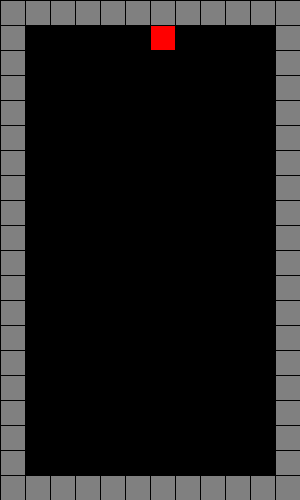
Frame 1 (no input)
Frame 60 (the mouse pressed at the canvas centre just before this capture): identical to frame 1, image omitted
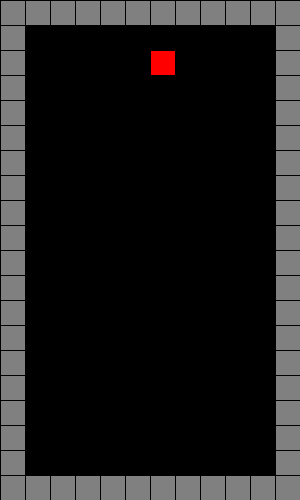
Frame 120 (the mouse held since frame 60 and released just before this capture)

The Processing sketch that drew these frames (run headless with seeded random() and noise(); from frame 60 on, the mouse is pressed at the canvas centre):

// Processing sketch: tetris04
// ── tetris04.pde
//Tetris 俄羅斯方塊
int[][]grid={ //grid[y][x]
  {1,1,1,1,1,1,1,1,1,1,1,1},
  {1,0,0,0,0,0,0,0,0,0,0,1},
  {1,0,0,0,0,0,0,0,0,0,0,1},
  {1,0,0,0,0,0,0,0,0,0,0,1},
  {1,0,0,0,0,0,0,0,0,0,0,1},
  {1,0,0,0,0,0,0,0,0,0,0,1},
  {1,0,0,0,0,0,0,0,0,0,0,1},
  {1,0,0,0,0,0,0,0,0,0,0,1},
  {1,0,0,0,0,0,0,0,0,0,0,1},
  {1,0,0,0,0,0,0,0,0,0,0,1},
  {1,0,0,0,0,0,0,0,0,0,0,1},
  {1,0,0,0,0,0,0,0,0,0,0,1},
  {1,0,0,0,0,0,0,0,0,0,0,1},
  {1,0,0,0,0,0,0,0,0,0,0,1},
  {1,0,0,0,0,0,0,0,0,0,0,1},
  {1,0,0,0,0,0,0,0,0,0,0,1},
  {1,0,0,0,0,0,0,0,0,0,0,1},
  {1,0,0,0,0,0,0,0,0,0,0,1},
  {1,0,0,0,0,0,0,0,0,0,0,1},
  {1,1,1,1,1,1,1,1,1,1,1,1}
};//0:洞,1:磚,2,3,4,5.色彩
void one(int x, int y){
  fill(255,0,0);
  if( grid[y][x]==0 ) rect(x*25,y*25,25,25);
}
void setup(){
  size(300,500);
}//12x20 10x18   (25x25)
void draw(){
  background(0);
  for(int x=0; x<12; x++){
    for(int y=0; y<20; y++){
      if(grid[y][x]==1) fill(128);
      else fill(0);
      rect(x*25, y*25, 25,25);
    }
  }
  one(nowX,nowY);
  if(frameCount%60==0){
    if( grid[nowY+1][nowX]==0 ) nowY++;//if(下面沒有碰到東西) nowY++;
    else{//else 石化
      grid[nowY][nowX]=1;
      nowX=6; nowY=1;
    }
  }
}
int nowX=6, nowY=1;
